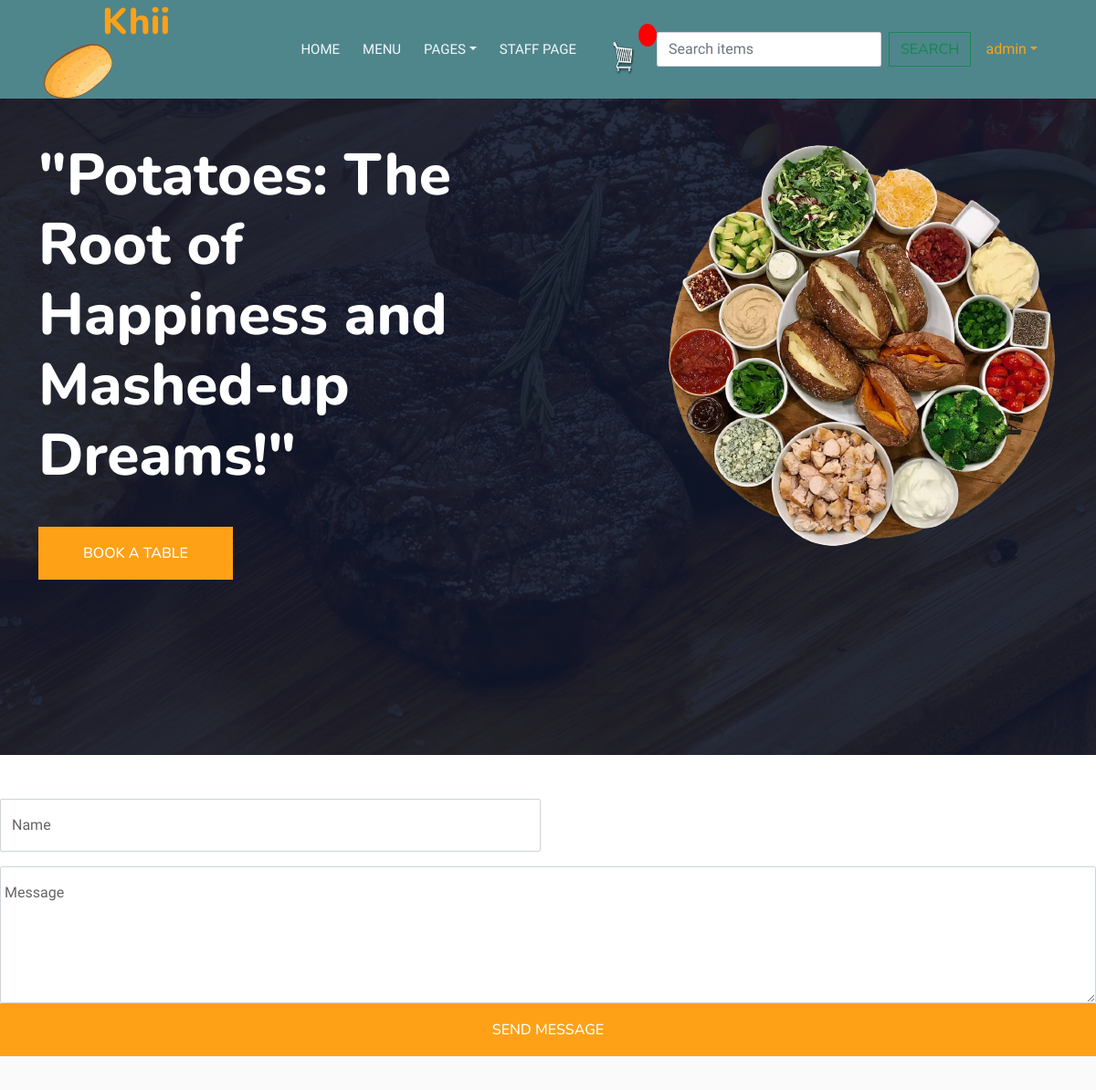
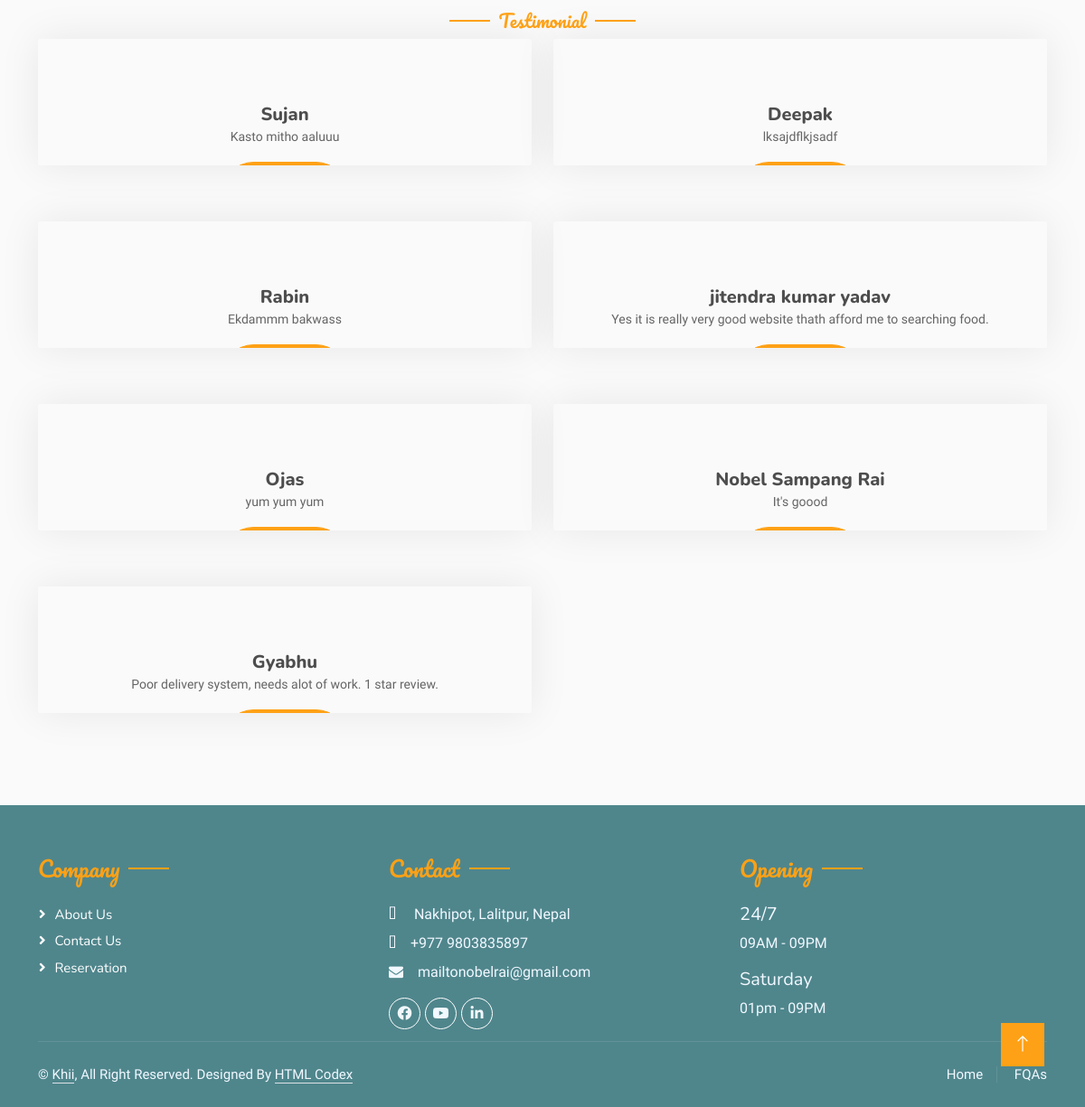
Page /testimonial/ (signed in) on the committed database (2 pictures, top to bottom).
### home/models.py (models this page shows, shortened)
class Testimonial(models.Model):
    user = models.OneToOneField(User, null=True, blank=True, on_delete=models.CASCADE)
    name = models.CharField(max_length=20, null=True)
    message = models.TextField(max_length=100, null=True)
    date_added = models.DateTimeField(auto_now_add=True, null=True)

### home/views.py (the view, shortened to what this page needs)
# urls.py: path("testimonial/", testimonial, name="testimonial"),
def testimonial(request):
    context = {"title": "testimonial", "as": Testimonial.objects.all()}
    return render(request, "testimonial.html", context)

### template/testimonial.html (shortened to what this page needs)
{% extends 'base.html' %}
{% block myblock %}
        <form method="post" action="{% url 'testimonial' %}"enctype = "multipart/form-data">
                                <div class="row g-3">
                                    <div class="col-md-6">
                                        <div class="form-floating">
                                            <input type="text" class="form-control" id="name" placeholder="Your Name" name = "name" required>
                                            <label for="name">Name</label>
                                        </div>
                                    </div>
                                        <div class="form-floating">
                                            <textarea class="form-control" placeholder="Leave a message here" id="message" style="height: 150px" name="message" required></textarea>
                                            <label for="message">Message</label>
                                        </div>
                                    </div>
                                    <div class="col-12">
                                        <button class="btn btn-primary w-100 py-3" type="submit">Send Message</button>
                                    </div>
                                </div>
        <div class="container-xxl pt-5 pb-3">
            <div class="container">
                <div class="text-center wow fadeInUp" data-wow-delay="0.1s">
                    <h5 class="section-title ff-secondary text-center text-primary fw-normal">Testimonial</h5>
                </div>
                <div class="row g-4">
                            {% for a in as %}
                    <div class="col-lg-3 col-md-6 wow fadeInUp" data-wow-delay="0.1s">
                        <div class="team-item text-center rounded overflow-hidden">
                            <div class="rounded-circle overflow-hidden m-4">
                            </div>
                            <h5 class="mb-0">{{ a.name }}</h5>
                            <small>{{ a.message }}</small>
                            <div class="d-flex justify-content-center mt-3">
                                    <div class="col-12">
                                        <a href="#" class="btn btn-primary py-2 px-4">READ MORE</a>
                                    </div>
                            </div>
                        </div>
                    </div>
                     {% endfor %}
                </div>
            </div>
        </div>
{% endblock %}

### template/base.html (shortened to what this page needs)
<!DOCTYPE html>
{% load static %}
<html lang="en">
<head>
    <link rel="stylesheet" href="https://cdn.jsdelivr.net/npm/bootstrap-icons@1.10.5/font/bootstrap-icons.css">
    <link href="https://cdnjs.cloudflare.com/ajax/libs/font-awesome/5.10.0/css/all.min.css" rel="stylesheet">
    <link href="{% static 'lib/animate/animate.min.css' %}" rel="stylesheet">
    <link href="{% static 'lib/owlcarousel/assets/owl.carousel.min.css' %}" rel="stylesheet">
    <link href="{% static 'lib/tempusdominus/css/tempusdominus-bootstrap-4.min.css' %}" rel="stylesheet" />
    <link href="{% static 'css/bootstrap.min.css' %}" type="text/css" rel="stylesheet">
    <link href="{% static 'css/style.css' %}" type="text/css" rel="stylesheet">
        <link href="{% static 'css/main.css' %}" type="text/css" rel="stylesheet">
        <link href="{% static 'css/custom.css' %}" type="text/css" rel="stylesheet">
        <link rel="stylesheet" href="https://cdnjs.cloudflare.com/ajax/libs/font-awesome/4.7.0/css/font-awesome.min.css">
</head>
<body>
    <div class="container-xxl bg-white p-0">
        <div class="container-xxl position-relative p-0">
            <nav class="navbar navbar-expand-lg navbar-dark bg-dark px-4 px-lg-5 py-3 py-lg-0">
                <a href="" class="navbar-brand p-0">
                    <h1 class="text-primary m-0"><i class="fa fa-utensils me-4"></i>Khii</h1>
                     <img src="{% static 'img/p2.png' %}" alt="Logo">
                </a>
                <div class="collapse navbar-collapse" id="navbarCollapse">
                    <div class="navbar-nav ms-auto py-0 pe-4">
                        <a href="{% url 'index' %}" class="nav-item nav-link">Home</a>
                        <a href="{% url 'menu' %}" class="nav-item nav-link">Menu</a>
                        <div class="nav-item dropdown">
                            <a href="#" class="nav-link dropdown-toggle" data-bs-toggle="dropdown">Pages</a>
                        </div>
                        <a href="{% url 'staff_page' %}" class="nav-item nav-link">Staff Page</a>
                    </div>
                    <a href="{% url 'cart' %}">
                    <img src="{% static 'img/cart.png' %}" id="cart-icon"width="40" height="40">
                    <p id="cart-total">{{ cart_items }}</p>
                    </a>
                    <form class="d-flex" role="search">
                        <input class="form-control me-2" name="q" type="search" placeholder="Search items" aria-label="Search">
                        <button class="btn btn-outline-success" type="submit">Search</button>
                      </form>
                        <div class="nav-item dropdown">
                            <a href="#" class="nav-link dropdown-toggle" data-bs-toggle="dropdown">{{ request.user }}</a>
                        </div>
                </div>
            </nav>
            <div class="container-xxl py-5 bg-dark hero-header mb-5">
                <div class="container my-5 py-5">
                    <div class="row align-items-center g-5">
                        <div class="col-lg-6 text-center text-lg-start">
                            <h1 class="display-3 text-white animated slideInLeft">"Potatoes: The Root of Happiness and Mashed-up Dreams!"</h1>
                            <p class="text-white animated slideInLeft mb-4 pb-2"> </p>
                            <a href="{% url 'booking' %}" class="btn btn-primary py-sm-3 px-sm-5 me-3 animated slideInLeft">Book A Table</a>
                        </div>
                        <div class="col-lg-6 text-center text-lg-end overflow-hidden">
                            <img class="img-fluid" src="{% static 'img/rp.png' %}" alt="">
                        </div>
                    </div>
                </div>
            </div>
        </div>
{% block myblock %}
{% endblock %}
        <div class="container-fluid bg-dark text-light footer pt-5 mt-5 wow fadeIn" data-wow-delay="0.1s">
            <div class="container py-2">
                <div class="row g-5">
                    <div class=" col-md-4">
                        <h4 class="section-title ff-secondary text-start text-primary fw-normal mb-4">Company</h4>
                        <a class="btn btn-link" href="{% url 'about' %}">About Us</a>
                        <a class="btn btn-link" href="{% url 'contact' %}">Contact Us</a>
                        <a class="btn btn-link" href="{% url 'booking' %}">Reservation</a>
                    </div>
                    <div class=" col-md-4">
                        <h4 class="section-title ff-secondary text-start text-primary fw-normal mb-4">Contact</h4>
                        <p class="mb-2"><i class="fa fa-map-marker-alt me-3"></i> Nakhipot, Lalitpur, Nepal</p>
                        <p class="mb-2"><i class="fa fa-phone-alt me-3"></i>+977 9803835897</p>
                        <p class="mb-2"><i class="fa fa-envelope me-3"></i>mailtonobelrai@gmail.com</p>
                        <div class="d-flex pt-2">
                            <a class="btn btn-outline-light btn-social" href=""><i class="fab fa-facebook-f"></i></a>
                            <a class="btn btn-outline-light btn-social" href=""><i class="fab fa-youtube"></i></a>
                            <a class="btn btn-outline-light btn-social" href=""><i class="fab fa-linkedin-in"></i></a>
                        </div>
                    </div>
                    <div class="col-md-4">
                        <h4 class="section-title ff-secondary text-start text-primary fw-normal mb-4">Opening</h4>
                        <h5 class="text-light fw-normal">24/7</h5>
                        <p>09AM - 09PM</p>
                        <h5 class="text-light fw-normal">Saturday</h5>
                        <p>01pm - 09PM</p>
                    </div>
                </div>
            </div>
            <div class="container">
                <div class="copyright">
                    <div class="row">
                        <div class="col-md-6 text-center text-md-start mb-3 mb-md-0">
                            &copy; <a class="border-bottom" href="#">Khii</a>, All Right Reserved.
							Designed By <a class="border-bottom" href="https://htmlcodex.com">HTML Codex</a>
                        </div>
                        <div class="col-md-6 text-center text-md-end">
                            <div class="footer-menu">
                                <a href="{% url 'index' %}">Home</a>
                                <a href="{% url 'contact' %}">FQAs</a>
                            </div>
                        </div>
                    </div>
                </div>
            </div>
        </div>
        <a href="#" class="btn btn-lg btn-primary btn-lg-square back-to-top"><i class="bi bi-arrow-up"></i></a>
</body>
</html>

### static/css/style.css (style rules this page uses)
:root { --primary: #FEA116; --light: #F1F8FF; --dark: #0F172B; }
.ff-secondary { font-family: 'Pacifico', cursive; }
.back-to-top { position: fixed; display: none; right: 45px; bottom: 45px; z-index: 99; }
.btn { font-family: 'Nunito', sans-serif; font-weight: 500; text-transform: uppercase; transition: .5s; }
.btn.btn-primary, .btn.btn-secondary { color: #FFFFFF; }
.btn-lg-square { width: 48px; height: 48px; }
.btn-square, .btn-sm-square, .btn-lg-square { padding: 0; display: flex; align-items: center; justify-content: center; font-weight: normal; border-radius: 2px; }
.navbar-dark .navbar-nav .nav-link { position: relative; margin-left: 25px; padding: 35px 0; font-size: 15px; color: var(--light) !important; text-transform: uppercase; font-weight: 500; outline: none; transition: .5s; }
.navbar-dark .navbar-brand img { max-height: 60px; transition: .5s; }
@media (min-width: 992px) { .navbar-dark { position: absolute; width: 100%; top: 0; left: 0; z-index: 999; background: transparent !important; } }
.hero-header { background: linear-gradient(rgba(15, 23, 43, .9), rgba(15, 23, 43, .9)), url(../img/bg-hero.jpg); background-position: center center; background-repeat: no-repeat; background-size: cover; }
.hero-header img { animation: imgRotate 50s linear infinite; }
.section-title { position: relative; display: inline-block; }
.section-title::before { position: absolute; content: ""; width: 45px; height: 2px; top: 50%; left: -55px; margin-top: -1px; background: var(--primary); }
.section-title::after { position: absolute; content: ""; width: 45px; height: 2px; top: 50%; right: -55px; margin-top: -1px; background: var(--primary); }
.section-title.text-start::before, .section-title.text-end::after { display: none; }
.team-item { box-shadow: 0 0 45px rgba(0, 0, 0, .08); height: calc(100% - 38px); transition: .5s; }
.team-item .btn { border-radius: 38px 38px 0 0; }
.footer .btn.btn-social { margin-right: 5px; width: 35px; height: 35px; display: flex; align-items: center; justify-content: center; color: var(--light); border: 1px solid #FFFFFF; border-radius: 35px; transition: .3s; }
.footer .btn.btn-link { display: block; margin-bottom: 5px; padding: 0; text-align: left; color: #FFFFFF; font-size: 15px; font-weight: normal; text-transform: capitalize; transition: .3s; }
.footer .btn.btn-link::before { position: relative; content: "\f105"; font-family: "Font Awesome 5 Free"; font-weight: 900; margin-right: 10px; }
.footer .copyright { padding: 25px 0; font-size: 15px; border-top: 1px solid rgba(256, 256, 256, .1); }
.footer .copyright a { color: var(--light); }
.footer .footer-menu a { margin-right: 15px; padding-right: 15px; border-right: 1px solid rgba(255, 255, 255, .1); }
.footer .footer-menu a:last-child { margin-right: 0; padding-right: 0; border-right: none; }

### static/css/main.css (style rules this page uses)
body { background-color: hsl(0, 0%, 98%); }
h1,h2,h3,h4,h5,h6 { color:hsl(0, 0%, 30%); }
.bg-dark { background-color: #4f868c!important; }
#cart-icon { width:25px; display: inline-block; margin-left: 15px; }
#cart-total { display: inline-block; text-align: center; color:#fff; background-color: red; width: 20px; height: 25px; border-radius: 50%; font-size: 14px; }
.col-lg-4, .col-lg-6, .col-lg-8, .col-lg-12 { margin-top: 10px; }
.btn { border-radius: 0; }

### rows in the picture
Testimonial: name "Sujan", message "Kasto mitho aaluuu"
Testimonial: name "Deepak", message "lksajdflkjsadf"
Testimonial: name "Rabin", message "Ekdammm bakwass"
Testimonial: name "jitendra kumar yadav", message "Yes it is really very good website thath afford me to searching food."
Testimonial: name "Ojas", message "yum yum yum"
Testimonial: name "Nobel Sampang Rai", message "It's goood"
Testimonial: name "Gyabhu", message "Poor delivery system, needs alot of work. 1 star review."

### other values in the picture
{{ request.user }} "admin"
